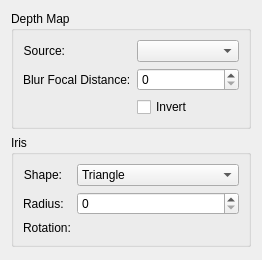
<?xml version="1.0" encoding="UTF-8"?>
<ui version="4.0">
 <author>
    SPDX-FileCopyrightText: none
    SPDX-License-Identifier: GPL-3.0-or-later
  </author>
 <class>WdgDepthBlur</class>
 <widget class="QWidget" name="WdgDepthBlur">
  <property name="geometry">
   <rect>
    <x>0</x>
    <y>0</y>
    <width>262</width>
    <height>260</height>
   </rect>
  </property>
  <layout class="QVBoxLayout" name="verticalLayout">
   <item>
    <widget class="QGroupBox" name="depthMapGroupBox">
     <property name="sizePolicy">
      <sizepolicy hsizetype="Expanding" vsizetype="Preferred">
       <horstretch>0</horstretch>
       <verstretch>0</verstretch>
      </sizepolicy>
     </property>
     <property name="title">
      <string>Depth Map</string>
     </property>
     <layout class="QFormLayout" name="depthMapFormLayout">
      <item row="0" column="0">
       <widget class="QLabel" name="depthSourceLabel">
        <property name="text">
         <string>Source:</string>
        </property>
        <property name="alignment">
         <set>Qt::AlignRight|Qt::AlignTrailing|Qt::AlignVCenter</set>
        </property>
       </widget>
      </item>
      <item row="0" column="1">
       <widget class="QComboBox" name="depthSourceCombo"/>
      </item>
      <item row="1" column="0">
       <widget class="QLabel" name="focalDistanceLabel">
        <property name="text">
         <string>Blur Focal Distance:</string>
        </property>
       </widget>
      </item>
      <item row="1" column="1">
       <widget class="KisSliderSpinBox" name="focalDistanceSlider" native="true">
        <property name="sizePolicy">
         <sizepolicy hsizetype="Expanding" vsizetype="Preferred">
          <horstretch>0</horstretch>
          <verstretch>0</verstretch>
         </sizepolicy>
        </property>
       </widget>
      </item>
      <item row="2" column="1">
       <widget class="QCheckBox" name="invertCheckBox">
        <property name="text">
         <string>Invert</string>
        </property>
       </widget>
      </item>
     </layout>
    </widget>
   </item>
   <item>
    <widget class="QGroupBox" name="irisGroupBox">
     <property name="sizePolicy">
      <sizepolicy hsizetype="Expanding" vsizetype="Preferred">
       <horstretch>0</horstretch>
       <verstretch>0</verstretch>
      </sizepolicy>
     </property>
     <property name="title">
      <string>Iris</string>
     </property>
     <layout class="QFormLayout" name="irisFormLayout">
      <item row="0" column="0">
       <widget class="QLabel" name="irisShapeLabel">
        <property name="text">
         <string>Shape:</string>
        </property>
        <property name="alignment">
         <set>Qt::AlignRight|Qt::AlignTrailing|Qt::AlignVCenter</set>
        </property>
       </widget>
      </item>
      <item row="0" column="1">
       <widget class="QComboBox" name="irisShapeCombo">
        <item>
         <property name="text">
          <string>Triangle</string>
         </property>
        </item>
        <item>
         <property name="text">
          <string>Quadrilateral (4)</string>
         </property>
        </item>
        <item>
         <property name="text">
          <string>Pentagon (5)</string>
         </property>
        </item>
        <item>
         <property name="text">
          <string>Hexagon (6)</string>
         </property>
        </item>
        <item>
         <property name="text">
          <string>Heptagon (7)</string>
         </property>
        </item>
        <item>
         <property name="text">
          <string>Octagon (8)</string>
         </property>
        </item>
       </widget>
      </item>
      <item row="1" column="0">
       <widget class="QLabel" name="irisRadiusLabel">
        <property name="text">
         <string>Radius:</string>
        </property>
       </widget>
      </item>
      <item row="1" column="1">
       <widget class="KisSliderSpinBox" name="irisRadiusSlider" native="true">
        <property name="sizePolicy">
         <sizepolicy hsizetype="Expanding" vsizetype="Preferred">
          <horstretch>0</horstretch>
          <verstretch>0</verstretch>
         </sizepolicy>
        </property>
       </widget>
      </item>
      <item row="2" column="0">
       <widget class="QLabel" name="irisRotationLabel">
        <property name="text">
         <string>Rotation:</string>
        </property>
       </widget>
      </item>
      <item row="2" column="1">
       <widget class="KisAngleSelector" name="irisRotationSelector" native="true"/>
      </item>
     </layout>
    </widget>
   </item>
   <item>
    <spacer name="verticalSpacer">
     <property name="orientation">
      <enum>Qt::Vertical</enum>
     </property>
     <property name="sizeHint" stdset="0">
      <size>
       <width>20</width>
       <height>18</height>
      </size>
     </property>
    </spacer>
   </item>
  </layout>
 </widget>
 <customwidgets>
  <customwidget>
   <class>KisSliderSpinBox</class>
   <extends>QSpinBox</extends>
   <header>kis_slider_spin_box.h</header>
   <container>1</container>
  </customwidget>
  <customwidget>
   <class>KisAngleSelector</class>
   <extends>QWidget</extends>
   <header location="global">KisAngleSelector.h</header>
   <container>1</container>
  </customwidget>
 </customwidgets>
 <tabstops>
  <tabstop>depthSourceCombo</tabstop>
  <tabstop>focalDistanceSlider</tabstop>
  <tabstop>invertCheckBox</tabstop>
  <tabstop>irisShapeCombo</tabstop>
  <tabstop>irisRadiusSlider</tabstop>
 </tabstops>
 <resources/>
 <connections/>
</ui>
